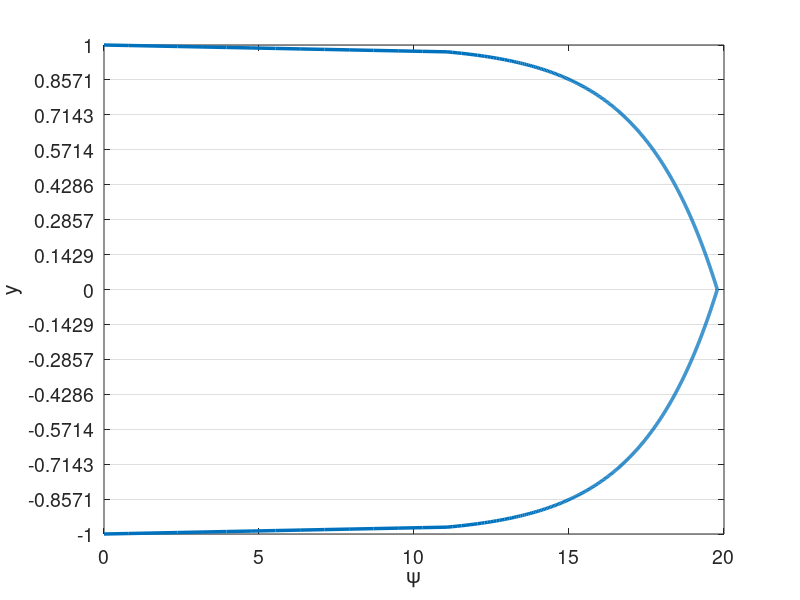

Here is the MATLAB script that generated this plot: (Note: this script raises an error after producing the figure.)
% clc
clear all
close all


set(0,'DefaultAxesFontSize',14)
set(0,'defaultLineLineWidth',2.5)
% set(0,'DefaultFigureWindowStyle','docked')


linestyles = {'k-','b-','r-','g-','c-','m-','k--','b--','r--','g--','c--','m--','k-.','b-.','r-.','g-.','c-.','m-.','k:','b:','r:','g:','c:','m:'};
pointstyles = {'ko','bo','ro','go','co','mo','k^','b^','r^','g^','c^','m^','ks','bs','rs','gs','cs','ms','k*','b*','r*','g*','c*','m*','k+','b+','r+','g+','c+','m+'};
%%

%%%%%%%%%%%%%%%%%%%%%%%%%%%%%%%%%%%%%%%%%%%%%%%%%%%%%%%%%%%%%%%%%%
% Navier-Stokes Solver Demo (2D Channel)
%%%%%%%%%%%%%%%%%%%%%%%%%%%%%%%%%%%%%%%%%%%%%%%%%%%%%%%%%%%%%%%%%%

format compact;
format short; 
mu = 1/395;
rho = 1;
Re = rho/mu; 
dpdx = 1;
k_bc_val = 0;
omg_bc_val = 1*k_bc_val;

%N=16; E=5; N1=N+1; nL=N1*N1*E;  % 16th order
N=7; % polynomial order  
Ex=1; % Number of elements in x
Ey=14; % Number of elements in y
CFL=0.1;
u_ic = Re;
pert = 0.0;
% f_ic = @(x,y) 3/2*(1-y.^2);
f_ic = @(x,y) 20*(1-y.^8);

rans_on = 1;


soln_dir = "big_run_20";
plot_soln = 1;
save_soln = 1;
plot_int = 10000;
save_soln_int = 10000;

%% Enrichment information
en_on = 0;
N_en_y = 1; 
% en_mag = 1;
% psi = {@(x,y) en_mag*(0.5*(1 - y.^2) + 0.*x), @(x,y) 0.*y + 0.*x};
% gpsi = {@(x,y) 0.*y + 0.*x, @(x,y) en_mag*(-1.*y + 0.*x), ...
%         @(x,y) 0.*y + 0.*x, @(x,y) 0.*y + 0.*x};
% hpsi = {@(x,y) 0.*y + 0.*x, @(x,y) en_mag*(-1 - 0.*y + 0.*x), ...
%         @(x,y) 0.*y + 0.*x, @(x,y) 0.*y + 0.*x};
    
% psi = {@(x,y) (0.5*(1 - y.^4) + 0.*x), @(x,y) 0.*y + 0.*x};
% gpsi = {@(x,y) 0.*y + 0.*x, @(x,y) (-2.*y.^3 + 0.*x), ...
%         @(x,y) 0.*y + 0.*x, @(x,y) 0.*y + 0.*x};
% hpsi = {@(x,y) 0.*y + 0.*x, @(x,y) (-6.*y.^2 + 0.*x), ...
%         @(x,y) 0.*y + 0.*x, @(x,y) 0.*y + 0.*x};
%    

    
% Law of the wall
Re_t = Re;
u_tau = 1;
nu = 1/Re_t;
kap = 0.41;
beta = 5.2;
dypdy = u_tau/nu;
ypb = 11.062299784340414;
yp = @(y) (1-abs(y))*Re_t;
psi = {@(x,y) (yp(y) <= ypb).*yp(y) + (yp(y) > ypb).*(1./kap.*log(yp(y)+eps)+beta) + 0.*x, @(x,y) 0.*y + 0.*x};
gpsi = {@(x,y) 0.*y + 0.*x,  @(x,y) ((yp(y) <= ypb).*1 + (yp(y) > ypb).*1/(kap*(yp(y)+eps)))*dypdy + 0.*x,...
        @(x,y) 0.*y + 0.*x, @(x,y) 0.*y + 0.*x};
hpsi = {@(x,y) 0.*y + 0.*x,  @(x,y) ((yp(y) <= ypb).*0 + (yp(y) > ypb).*-1./(kap*(yp(y)+eps).^2))*dypdy*dypdy + 0.*x,...
        @(x,y) 0.*y + 0.*x, @(x,y) 0.*y + 0.*x};
    

%% Plot psi
figure(5)
ys_plot = linspace(-1,1,1000);
plot(psi{1}(0,ys_plot),ys_plot)
xlabel('\psi')
ylabel('y')
set(gca, 'YGrid', 'on', 'XGrid', 'off')
yticks(linspace(-1,1,Ey+1));

psi_p = psi{1}(0,N_en_y*2/Ey-1);
dypsi_p1 = gpsi{2}(0,N_en_y*2/Ey-1);
dypsi_p2 = gpsi{2}(0,1-N_en_y*2/Ey);

%% Begin Solve
E=Ex*Ey; % Total number of elements
N1=N+1;
disp("Generating Matrices")
Q=makeq(Ex,Ey,N); % Global continuity
R=maker(Q,Ex,N); % Restriction matrix, applies Dirichlet conditions
% [X,Y]=make_geom_channel(Ex,Ey,N);      % Geometry in local form
[X,Y]=make_geom_channel_exp(Ex,Ey,N);      % Geometry in local form
en_b_nodes = get_en_bound_nodes(Ex,Ey,N,N_en_y);

Ys = zeros(Ey*length(Y(1,:,1)),1);
for i = 1:Ey
    Ys((i-1)*(N+1)+1:(i)*(N+1)) = Y(1,:,(i-1)*Ex+1);
end
        
[G,J,ML,RX]=make_coef(X,Y);
[Ah,Bh,Ch,Dh,z,w]=semhat(N);
[Gs, Gs_x, Gs_y] =  face_mats(X,Y,E,N);
Gs_c = R*Q'*apply_en_cont(Gs,en_b_nodes,psi_p);
Gsb = R*Q'*Gs*Q*R';


[n,nb]=size(R); 
nL=N1*N1*E;

Ab=spalloc(nL,nL,nL*N);    %  Generate Abar
for j=1:nL
    x=zeros(nL,1); 
    x(j)=1; 
    Ab(:,j)=abar_c(x,Dh,G,Q);  % assembled Neumann Operator
end
A_c=R*Q'*apply_en_cont(Ab,en_b_nodes,psi_p);
S_check=full(Ab);
Ab = Q'*Ab*Q;
A=R*Ab*R'; % Full stiffness matrix
Bb=reshape(ML,nL,1); % Form Mass matrix
Bb=diag(Bb); 
Bb=sparse(Bb); 
Ma=R*Q'*Bb*Q*R'; % Assembling mass matrix  % Full mass matrix
M_c = R*Q'*apply_en_cont(Bb,en_b_nodes,psi_p);


%% Form matrices for rans

[L_x,L_y,J_x,J_y] = dir_jac(E,X,Y);
w2d = w*w';
w1d = reshape(w2d,[N1*N1,1])';
[dphi_dxi, dphi_deta, dphi_dx, dphi_dy, dpdx_dpdx, dpdy_dpdy, dpdx_dpdy, ...
        dpdx_dpdx_flat, dpdy_dpdy_flat, dpdx_dpdy_flat] ...
    = get_phi_grads(N1,Dh,E,J_x,J_y);
dphi_dx_flat = reshape(dphi_dx,N1*N1,N1*N1,E);
dphi_dy_flat = reshape(dphi_dy,N1*N1,N1*N1,E);

myA = zeros(N1*N1*E);
for ie=1:E
    for i=1:N1*N1
        for j=1:N1*N1
            myA((ie-1)*N1*N1+i,(ie-1)*N1*N1+j) = ... 
                sum(J(:,:,ie).*w2d.*dpdx_dpdx(:,:,i,j,ie) ...
               + J(:,:,ie).*w2d.*dpdy_dpdy(:,:,i,j,ie),'All');           
        end
    end    
end

A_x = form_Ax(N1,E,w2d,J_x,J,dpdx_dpdx,ones(size(J)));
A_y = form_Ay(N1,E,w2d,J_y,J,dpdy_dpdy,ones(size(J)));
A_xy = form_Axy(N1,E,w2d,J_x,J_y,J,dpdx_dpdy,ones(size(J)));


SS = zeros(N1,N1,E,2,2);
OS = zeros(N1,N1,E,2,2);
dudx = zeros(N1,N1,E);
dudy = zeros(N1,N1,E);
dvdx = zeros(N1,N1,E);
dvdy = zeros(N1,N1,E);
dkdx = zeros(N1,N1,E);
dkdy = zeros(N1,N1,E);
domgdx = zeros(N1,N1,E);
domgdy = zeros(N1,N1,E);

%%
M_check=full(Bb);

Ma_uv_check = zeros(2*nL);
Ma_uv_check(1:nL,1:nL) = M_check;
Ma_uv_check(nL+1:2*nL,nL+1:2*nL) = M_check;
A_uv_check = zeros(2*nL);
A_uv_check(1:nL,1:nL) = S_check;
A_uv_check(nL+1:2*nL,nL+1:2*nL) = S_check;

M_q = full(Ma);
S_q = full(A);


%%
% Assemble overall system matrices
nn = length(Ma); % number of nodes in the domain
Ma_uv = zeros(2*nn);
Ma_uv(1:nn,1:nn) = Ma;
Ma_uv(nn+1:2*nn,nn+1:2*nn) = Ma;
Ma_uv = sparse(Ma_uv);
A_uv = zeros(2*nn);
A_uv(1:nn,1:nn) = A;
A_uv(nn+1:2*nn,nn+1:2*nn) = A;
A_uv = sparse(A_uv);
ML_uv = zeros(2*(N+1),2*(N+1),E);
ML_uv(1:N+1,1:N+1,1:E) = ML;
ML_uv(N+2:2*(N+1),N+2:2*(N+1),1:E) = ML;
G_uv = zeros(2*nn);
G_uv(1:nn,1:nn) = Gsb;
G_uv(nn+1:2*nn,nn+1:2*nn) = Gsb;
G_uv = sparse(G_uv);



%% Assemble enrichment matrices
psi_xy{1} = psi{1}(X,Y);
psi_xy{2} = psi{2}(X,Y);
if en_on
    disp("Computing enrichment")
    [Mp,Sp,T1,T2,T1_alt,T1_alt2,Mp_alt,Sp_alt,z_en,w_en] = enrich_mats(X,Y,E,N,psi,gpsi,hpsi,J);
    nb = N1*N1;
    
    [L_x_e,L_y_e,Jac_e,gpsi_e,Jac_e_flat,gpsi_e_flat] =  precomp_en(X,Y,E,N,psi,gpsi,hpsi);  
        
    for is=1:2
        Mp_all{is} = zeros(nb*E,nb*E);
        Sp_all{is} = zeros(nb*E,nb*E);
        T1_all{is} = zeros(N+1,N+1,E);
        T2_all{is} = zeros(N+1,N+1,E);
        T1_alt_all{is} = zeros(N+1,N+1,E);
        T1_alt2_all{is} = zeros(N+1,N+1,E);
        Mp_alt_all{is} = zeros(nb*E,nb*E);
        Sp_alt_all{is} = zeros(nb*E,nb*E);
        
        T1_rs{is} = reshape(T1{is},[N+1,N+1,E]);
        T2_rs{is} = reshape(T2{is},[N+1,N+1,E]);
        T1_alt_rs{is} = reshape(T1_alt{is},[N+1,N+1,E]);
        T1_alt2_rs{is} = reshape(T1_alt2{is},[N+1,N+1,E]);
        
        % TODO: Assemble differently for different elements
        for iy = 1:Ey
            for ix = 1:Ex
                i = (iy-1)*Ex+ix;
                if ((iy <= N_en_y) || (iy > Ey-N_en_y))
                    Mp_all{is}((i-1)*nb+1:i*nb,(i-1)*nb+1:i*nb) = Mp{is}(:,:,i);
                    Sp_all{is}((i-1)*nb+1:i*nb,(i-1)*nb+1:i*nb) = Sp{is}(:,:,i);
                    T1_all{is}(:,:,i) = T1_rs{is}(:,:,i); 
                    T2_all{is}(:,:,i) = T2_rs{is}(:,:,i);
                    T1_alt_all{is}(:,:,i) = T1_alt_rs{is}(:,:,i); 
                    T1_alt2_all{is}(:,:,i) = T1_alt2_rs{is}(:,:,i); 
                end                
            end
        end
        %%
        if is == 1
            Mp_check_1 = full(Mp_all{is});
            Sp_check_1 = full(Sp_all{is});
            T1_check_1 = full(T1_all{is});
            T2_check_1 = full(T2_all{is});
            Mp_check_2 = zeros(size(Mp_all{is}));
            Sp_check_2 = zeros(size(Mp_all{is}));
            T1_check_2 = zeros(size(Mp_all{is}));
            T2_check_2 = zeros(size(Mp_all{is}));
        elseif is == 2
            Mp_check_2 = full(Mp_all{is});
            Sp_check_2 = full(Sp_all{is});
            T1_check_2 = full(T1_all{is});
            T2_check_2 = full(T2_all{is});
        end
        %%
        Mp_all{is} = sparse(Mp_all{is});        
        Mp_all_c{is} = R*Q'*apply_en_cont(Mp_all{is},en_b_nodes,psi_p);
        Mp_all{is} = R*Q'*Mp_all{is}*Q*R';
        Sp_all{is} = sparse(Sp_all{is});
        Sp_all_c{is} = R*Q'*apply_en_cont(Sp_all{is},en_b_nodes,psi_p);
        Sp_all_Q{is} = Q'*Sp_all{is}*Q;
        Sp_all{is} = R*Q'*Sp_all{is}*Q*R';
        
        Mp_alt_all{is} = sparse(Mp_alt_all{is});        
        Mp_alt_all_c{is} = R*Q'*apply_en_cont(Mp_alt_all{is},en_b_nodes,psi_p);
        Mp_alt_all{is} = R*Q'*Mp_alt_all{is}*Q*R';   
    end
    
    Mp_uv = zeros(2*nn);
    Sp_uv = zeros(2*nn);
    Mp_uv(1:nn,1:nn) = Mp_all{1};
    Mp_uv(1:nn,nn+1:2*nn) = Mp_all{2};
    Sp_uv(1:nn,1:nn) = Sp_all{1};
    Sp_uv(nn+1:2*nn,nn+1:2*nn) = Sp_all{1};
    
    %%
    Mp_uv_check = zeros(2*nL);
    Mp_uv_check(1:nL,1:nL) = Mp_check_1;
    Mp_uv_check(1:nL,nL+1:2*nL) = Mp_check_2;
    Sp_uv_check(1:nL,1:nL) = Sp_check_1;
    Sp_uv_check(nL+1:2*nL,nL+1:2*nL) = Sp_check_1;
    Mp_q_1 = full(Mp_all{1});
    Sp_q_1 = full(Sp_all{1});
    
    Mp_q_2 = full(Mp_all{2});
    Sp_q_2 = full(Sp_all{2});
    %%

    Mp_uv = sparse(Mp_uv);
    Sp_uv = sparse(Sp_uv);   
end

%%

dxmin=pi*(z(N1)-z(N))/(2*Ex); % Get min dx for CFL constraint
Tfinal=50; 
dt=CFL*dxmin/u_ic; 
nstep=ceil(Tfinal/dt); 
dt=Tfinal/nstep; 
% Print information
nstep
dt
yp1 = (1+Y(1,2))*Re

disp("Computing inverse")
Ai=pinv(full(Ab)); 

disp("Setting Initial Conditions")
% Initial conditions
u=u_ic*ones(size(ML)); 
v=0*ML;
k=k_bc_val*ones(size(ML));
omg=omg_bc_val*ones(size(ML));

for e = 1:E
    for i = 1:N+1
        for j = 1:N+1
            u(i,j,e) = f_ic(X(i,j,e),Y(i,j,e))+pert*rand()*u_ic;
            v(i,j,e) = v(i,j,e)+pert*rand()*u_ic;
            if en_on
                if ((e <= Ex*N_en_y) || (e > (Ey-N_en_y)*Ex))
                    u(i,j,e) = u(i,j,e) - psi{1}(X(i,j,e),Y(i,j,e));
                    v(i,j,e) = v(i,j,e) - psi{2}(X(i,j,e),Y(i,j,e));
                end
            end
        end
    end
end

% u_tau = 1;
u_tau = sqrt(0.316./(Re.^0.25)/8);
Yp = max((1-abs(Y))*u_tau*Re,1e-3);
sigma = 0.6;
fact = exp((-(log10(Yp)-1).^2)./(2*sigma.^2));
k = k_bc_val + 4.5*u_tau*u_tau*fact;

eps_s = 3;
omg_bc_val = 40000*u_tau.^2/(mu*eps_s.^2);
omg = omg_bc_val + 0.5*Re*u_tau*u_tau*fact;

% u = apply_en_cont_soln(u,en_b_nodes,psi_p);
u1=u; u2=u; u3=u; fx3=u; fx2=u; fx1=u;
v1=v; v2=v; v3=v; fy3=v; fy2=v; fy1=v;
k1=k; k2=k; k3=k; fk3=k; fk2=k; fk1=k;
omg1=omg; omg2=omg; omg3=omg; fomg3=omg; fomg2=omg; fomg1=omg;

F = dpdx*ones(size(ML));
% Fb=reshape(ML.*F,nL,1); %% Output
% 
% Fb=Bb\(Q'*Fb);  

uv = [u;v];

%%
uv_ic_check = uv;

%% Setup BC if nonzero
% u_bc = ones(size(u)).*((Y==1)+(Y==-1));
% u_bc = reshape(ML.*u_bc,nL,1);
% u_bc = Bb\(Q'*u_bc);

k_bc = k_bc_val.*ones(size(k));
k_bc = reshape(ML.*k_bc,nL,1);
k_bc = (Q'*Bb*Q)\(Q'*k_bc);

omg_bc = omg_bc_val.*ones(size(omg));
omg_bc = reshape(ML.*omg_bc,nL,1);
omg_bc = (Q'*Bb*Q)\(Q'*omg_bc);


%%
disp("Timestepping")
plot1 = 1;
time = 0;
plot1 = post_channel(N,Ex,Ey,w,X,Y,Ys,en_on,time,u,psi_xy,N_en_y,plot1);
if save_soln
    mkdir(soln_dir);
end
%%
% psi_len = length(M_c);
% psi_c = zeros(psi_len,1);
% psi_c(1:psi_len/2) = -1*ones(psi_len/2,1)*psi_p;
% psi_c(psi_len/2+1:psi_len) = 1*ones(psi_len/2,1)*psi_p;
for step=1:nstep
    %% Form S
    u_flat = reshape(u,N1*N1,E);
    v_flat = reshape(v,N1*N1,E);
    k_flat = reshape(k,N1*N1,E);
    omg_flat = reshape(omg,N1*N1,E);

    
    for ie = 1:E
        dudx(:,:,ie) = reshape(dphi_dx_flat(:,:,ie)*u_flat(:,ie),N1,N1);
        dvdx(:,:,ie) = reshape(dphi_dx_flat(:,:,ie)*v_flat(:,ie),N1,N1);
        dudy(:,:,ie) = reshape(dphi_dy_flat(:,:,ie)*u_flat(:,ie),N1,N1);
        dvdy(:,:,ie) = reshape(dphi_dy_flat(:,:,ie)*v_flat(:,ie),N1,N1);
        dkdx(:,:,ie) = reshape(dphi_dx_flat(:,:,ie)*k_flat(:,ie),N1,N1);
        dkdy(:,:,ie) = reshape(dphi_dy_flat(:,:,ie)*k_flat(:,ie),N1,N1);
        domgdx(:,:,ie) = reshape(dphi_dx_flat(:,:,ie)*omg_flat(:,ie),N1,N1);
        domgdy(:,:,ie) = reshape(dphi_dy_flat(:,:,ie)*omg_flat(:,ie),N1,N1);
    end
    SS(:,:,:,1,1) = 1/2*(dudx+dudx);
    SS(:,:,:,1,2) = 1/2*(dudy+dvdx);
    SS(:,:,:,2,1) = 1/2*(dvdx+dudy);
    SS(:,:,:,2,2) = 1/2*(dvdy+dvdy);
    OS(:,:,:,1,1) = 1/2*(dudx-dudx);
    OS(:,:,:,1,2) = 1/2*(dudy-dvdx);
    OS(:,:,:,2,1) = 1/2*(dvdx-dudy);
    OS(:,:,:,2,2) = 1/2*(dvdy-dvdy);
    

    %% Get rans values
    [mu_t,gam_k,gam_omg,G_k,G_omg,Y_k,Y_omg,S_k,S_omg] ...
        = get_rans_coeffs(rho,mu,k,omg,SS,OS,dkdx,dkdy,domgdx,domgdy);
    Re_t = rho./(mu_t+eps);
    Re_comb = rho./(mu*ones(size(mu_t))+mu_t*rans_on);
    Re_k = rho./gam_k;
    Re_omg = rho./gam_omg;
    %% Timestepping
    time=step*dt;
    if step==1; b0=1.0;    b= [ -1 0 0 ]';       a=[ 1  0 0 ]'; end
    if step==2; b0=1.5;    b=([ -4 1 0 ]')./2;   a=[ 2 -1 0 ]'; end
    if step==3; b0=11./6.; b=([ -18 9 -2 ]')./6; a=[ 3 -3 1 ]'; end
%     if step>=3
        if en_on
            A_full = 2*A_x_full+A_y_full+A_xy_full;
            A_c=R*Q'*apply_en_cont(A_full,en_b_nodes,psi_p);
%             H_x=(Ma + A*dt/(b0*Re) + dt/b0*(Mp_all{1} + Sp_all{1}));
%             H_y=(Ma + A*dt/(b0*Re));
%             [LH_x,UH_x]=lu(H_x);
%             [LH_y,UH_y]=lu(H_y);
            terms_x = 1/Re*(T1_all{1})+T2_all{1};
            terms_y = 1/Re*(T1_all{2})+T2_all{2};
            
                
            [T1_new] = form_T1_psi(E,N,w1d,Jac_e_flat,dphi_dy_flat,gpsi_e_flat,Re_comb);
            
            T1_rhs = (dt/b0)*R*Q'*reshape(T1_new,nL,1);
            
            H_uv = (Ma_uv + (A_uv)*dt/(b0) + dt/b0*(Mp_uv + Sp_uv));
            H_c = (M_c + (A_c)*dt/(b0) + dt/b0*(Mp_all_c{1}+Sp_all_c{1}));
%             H_q = full(H_uv);
            rhs_c = (H_c);
            [LH_uv,UH_uv]=lu(H_uv);
            
            if rans_on
                [A_x_k,A_y_k] = form_Ax_Ay(N1,E,w1d,J,dpdx_dpdx_flat,dpdy_dpdy_flat,Re_k);
                A_k = R*Q'*(A_x_k + A_y_k)*Q*R';
                Ab_k = Q'*(A_x_k + A_y_k)*Q;
                H_k=(Ma+A_k*dt/(b0)+dt/b0*Sp_all{1});
                H_k_bar = (Q'*Bb*Q+ Ab_k*dt/(b0)+dt/b0*Sp_all_Q{1});
        
                [LH_k,UH_k]=lu(H_k);
        
                % Assuming Re_omg=Re_k
                H_omg = H_k;
                H_omg_bar = H_k_bar;
                LH_omg = LH_k;
                UH_omg = UH_k;
            end
        else
%             H=(Ma + A*dt/(b0*Re));
%             [LH_x,UH_x]=lu(H);
%             LH_y = LH_x;
%             UH_y = UH_x;

            terms_x = zeros(N+1,N+1,E);
            terms_y = zeros(N+1,N+1,E);
            T1_rhs = 0;

            [A_x_full,A_y_full,A_xy_full] = form_Ax_Ay_Axy(N1,E,w1d,J,dpdx_dpdx_flat,dpdy_dpdy_flat,dpdx_dpdy_flat,Re_comb);
            A_x = R*Q'*A_x_full*Q*R';
            A_y = R*Q'*A_y_full*Q*R';
            A_xy = R*Q'*A_xy_full*Q*R';
            A_uv = zeros(2*nn);
            A_uv(1:nn,1:nn) = 2*A_x+A_y+A_xy;
            A_uv(nn+1:2*nn,nn+1:2*nn) = A_x+2*A_y+A_xy';
            A_uv = sparse(A_uv);
            
            H_uv = (Ma_uv + (A_uv)*dt/(b0));
%             H_check = (Ma_uv_check + A_uv_check*dt/(b0*Re)); 
            rhs_c = zeros(size(Ma(:,1)));
            [LH_uv,UH_uv]=lu(H_uv);
            
            if rans_on
                [A_x_k,A_y_k] = form_Ax_Ay(N1,E,w1d,J,dpdx_dpdx_flat,dpdy_dpdy_flat,Re_k);
                A_k = R*Q'*(A_x_k + A_y_k)*Q*R';
                Ab_k = Q'*(A_x_k + A_y_k)*Q;
                H_k=(Ma+A_k*dt/(b0));
                H_k_bar = (Q'*Bb*Q+ Ab_k*dt/(b0));
                
                [LH_k,UH_k]=lu(H_k);
                
                % Assuming Re_omg=Re_k
                H_omg = H_k;
                H_omg_bar = H_k_bar;
                LH_omg = LH_k;
                UH_omg = UH_k;
            end
%             Hbar=(Bb+ Ab*dt/(b0*Re));
        end
        
        b0i=1./b0;
%     end % Viscous op
    

    
 
    %% uv version
    
%   Nonlinear step - unassembled, not multiplied by mass matrix

    fx1 = -convl(u,RX,Dh,u,v) + F; % du = Cu  
    fy1 = -convl(v,RX,Dh,u,v); % dv = Cv
    fk1 = -convl(k,RX,Dh,u,v) + G_k - Y_k + S_k; % dk = Ck
    fomg1 = -convl(omg,RX,Dh,u,v) + G_omg - Y_omg + S_omg; % domg = Comg
    
    %%

    rx   = a(1)*fx1   + a(2)*fx2   + a(3)*fx3; % kth-order extrapolation
    ry   = a(1)*fy1   + a(2)*fy2   + a(3)*fy3;
    rk   = a(1)*fk1   + a(2)*fk2   + a(3)*fk3;
    romg = a(1)*fomg1 + a(2)*fomg2 + a(3)*fomg3;

    fx3=fx2; fx2=fx1; 
    fy3=fy2; fy2=fy1; 
    fk3=fk2; fk2=fk1;
    fomg3=fomg2; fomg2=fomg1;

    rx  = dt*rx - (b(1)*u+b(2)*u2+b(3)*u3); u3=u2; u2=u; % Add BDF terms
    ry  = dt*ry - (b(1)*v+b(2)*v2+b(3)*v3); v3=v2; v2=v; %     and
    rk  = dt*rk - (b(1)*k+b(2)*k2+b(3)*k3); k3=k2; k2=k;
    romg = dt*romg - (b(1)*omg+b(2)*omg2+b(3)*omg3); omg3=omg2; omg2=omg;
    
    ut  = b0i*rx; 
    vt  = b0i*ry; 
    k   = b0i*rk;
    omg = b0i*romg;

%   uL=ut; vL=vt;
    [uL,vL,pr]=pressure_project(ut,vt,Ai,Q,ML,RX,Dh); % Div-free velocity
    pr = (b0/dt)*pr;
    

    %%

    %   Set RHS.                 %Viscous update. %  Convert to local form.
%     u=R*(Q'*reshape(ML.*uL,nL,1)-Hbar*u_bc);
    u_rhs=R*(Q'*reshape(ML.*uL,nL,1));
    v_rhs=R*(Q'*reshape(ML.*vL,nL,1));
    
    if rans_on
        k_rhs=R*(Q'*reshape(ML.*k,nL,1)-H_k_bar*k_bc);
        omg_rhs=R*(Q'*reshape(ML.*omg,nL,1)-H_omg_bar*omg_bc);
    end
    
    u_rhs = u_rhs + T1_rhs;
    
    %%
    
    uv = [u_rhs+rhs_c;v_rhs];
    uv=UH_uv\(LH_uv\uv);
 
    if rans_on
        k = UH_k\(LH_k\k_rhs);
        omg = UH_omg\(LH_omg\omg_rhs);
    end
    
    u = uv(1:nn);
    v = uv(nn+1:2*nn);
    u=Q*(R'*u);
    if en_on
        u = apply_en_cont_soln(Ey,N_en_y,en_b_nodes,u,psi_p);
    end
    u=reshape(u,N1,N1,E);
    v=Q*(R'*v);
    v=reshape(v,N1,N1,E);
    
    
    if rans_on
        k=Q*(R'*k+k_bc);
        k=reshape(k,N1,N1,E);
        omg=Q*(R'*omg+omg_bc);
        omg=reshape(omg,N1,N1,E);
    end
    
    
%% Output
    if mod(step,plot_int)==0 && plot_soln
        plot1 = post_channel(N,Ex,Ey,w,X,Y,Ys,en_on,time,u,psi_xy,N_en_y,plot1);
    end
    if mod(step,save_soln_int)==0 && save_soln
        fname = strcat(soln_dir,"/soln_Re_",num2str(Re),"_P_",num2str(N),"_",num2str(Ex),"x",num2str(Ey),"_step_",num2str(step),".mat");
        save(fname,"u","v","pr","psi","gpsi","hpsi","N","Ex","Ey","en_on","time","psi_xy","N_en_y","w","X","Y","Ys","Re","pert","k","omg","mu_t","k_bc","omg_bc","rho");
    end

end
%%%%%%%%%%%%%%%%%%%%%%%%%%%%%%%%%%%%%%%%%%%%%%%%%%%%%%%%%%%%%%%%%%
